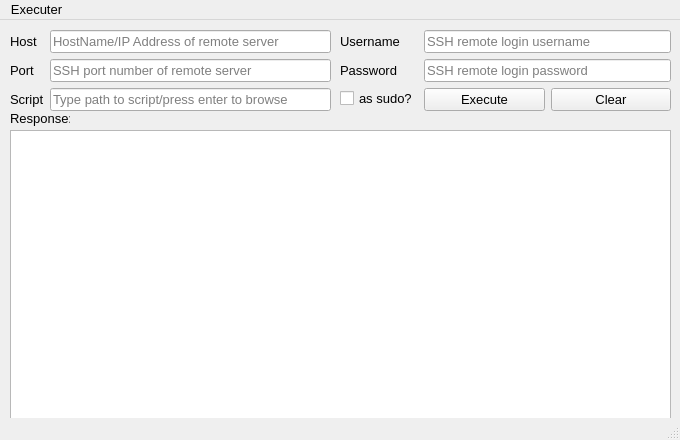
<?xml version="1.0" encoding="UTF-8"?>
<ui version="4.0">
 <class>MainWindow</class>
 <widget class="QMainWindow" name="MainWindow">
  <property name="windowModality">
   <enum>Qt::WindowModal</enum>
  </property>
  <property name="geometry">
   <rect>
    <x>0</x>
    <y>0</y>
    <width>680</width>
    <height>440</height>
   </rect>
  </property>
  <property name="minimumSize">
   <size>
    <width>680</width>
    <height>440</height>
   </size>
  </property>
  <property name="maximumSize">
   <size>
    <width>680</width>
    <height>440</height>
   </size>
  </property>
  <property name="font">
   <font>
    <pointsize>10</pointsize>
    <weight>50</weight>
    <bold>false</bold>
   </font>
  </property>
  <property name="windowTitle">
   <string>Executer</string>
  </property>
  <property name="autoFillBackground">
   <bool>true</bool>
  </property>
  <widget class="QWidget" name="centralwidget">
   <widget class="QWidget" name="formLayoutWidget">
    <property name="geometry">
     <rect>
      <x>10</x>
      <y>10</y>
      <width>321</width>
      <height>88</height>
     </rect>
    </property>
    <layout class="QFormLayout" name="formLayout">
     <property name="bottomMargin">
      <number>0</number>
     </property>
     <item row="0" column="0">
      <widget class="QLabel" name="hostLabel">
       <property name="text">
        <string>Host</string>
       </property>
      </widget>
     </item>
     <item row="0" column="1">
      <widget class="QLineEdit" name="host_entry">
       <property name="placeholderText">
        <string>HostName/IP Address of remote server</string>
       </property>
       <property name="clearButtonEnabled">
        <bool>true</bool>
       </property>
      </widget>
     </item>
     <item row="1" column="0">
      <widget class="QLabel" name="portLabel">
       <property name="text">
        <string>Port</string>
       </property>
      </widget>
     </item>
     <item row="1" column="1">
      <widget class="QLineEdit" name="port_entry">
       <property name="echoMode">
        <enum>QLineEdit::Normal</enum>
       </property>
       <property name="placeholderText">
        <string>SSH port number of remote server</string>
       </property>
       <property name="clearButtonEnabled">
        <bool>true</bool>
       </property>
      </widget>
     </item>
     <item row="2" column="0">
      <widget class="QLabel" name="scriptLabel">
       <property name="text">
        <string>Script</string>
       </property>
      </widget>
     </item>
     <item row="2" column="1">
      <widget class="QLineEdit" name="script_entry">
       <property name="whatsThis">
        <string extracomment="Enter the path to the cript file stored on your local machine"/>
       </property>
       <property name="placeholderText">
        <string>Type path to script/press enter to browse</string>
       </property>
       <property name="clearButtonEnabled">
        <bool>true</bool>
       </property>
      </widget>
     </item>
    </layout>
   </widget>
   <widget class="QWidget" name="formLayoutWidget_2">
    <property name="geometry">
     <rect>
      <x>340</x>
      <y>10</y>
      <width>331</width>
      <height>93</height>
     </rect>
    </property>
    <layout class="QFormLayout" name="formLayout_2">
     <item row="0" column="0">
      <widget class="QLabel" name="usernameLabel">
       <property name="text">
        <string>Username</string>
       </property>
      </widget>
     </item>
     <item row="0" column="1">
      <widget class="QLineEdit" name="username_entry">
       <property name="placeholderText">
        <string>SSH remote login username</string>
       </property>
       <property name="clearButtonEnabled">
        <bool>true</bool>
       </property>
      </widget>
     </item>
     <item row="1" column="0">
      <widget class="QLabel" name="passwordLabel">
       <property name="text">
        <string>Password</string>
       </property>
      </widget>
     </item>
     <item row="1" column="1">
      <widget class="QLineEdit" name="password_entry">
       <property name="echoMode">
        <enum>QLineEdit::Password</enum>
       </property>
       <property name="placeholderText">
        <string>SSH remote login password</string>
       </property>
       <property name="clearButtonEnabled">
        <bool>true</bool>
       </property>
      </widget>
     </item>
     <item row="2" column="0">
      <widget class="QCheckBox" name="as_sudo">
       <property name="text">
        <string>as sudo?</string>
       </property>
      </widget>
     </item>
     <item row="2" column="1">
      <layout class="QHBoxLayout" name="horizontalLayout_2">
       <item>
        <widget class="QPushButton" name="execute_button">
         <property name="text">
          <string>Execute</string>
         </property>
        </widget>
       </item>
       <item>
        <widget class="QPushButton" name="clear_button">
         <property name="text">
          <string>Clear</string>
         </property>
        </widget>
       </item>
      </layout>
     </item>
    </layout>
   </widget>
   <widget class="QLabel" name="label">
    <property name="geometry">
     <rect>
      <x>10</x>
      <y>90</y>
      <width>60</width>
      <height>16</height>
     </rect>
    </property>
    <property name="text">
     <string>Response:</string>
    </property>
   </widget>
   <widget class="QTextEdit" name="server_response">
    <property name="geometry">
     <rect>
      <x>10</x>
      <y>110</y>
      <width>661</width>
      <height>291</height>
     </rect>
    </property>
    <property name="undoRedoEnabled">
     <bool>false</bool>
    </property>
    <property name="readOnly">
     <bool>true</bool>
    </property>
    <property name="textInteractionFlags">
     <set>Qt::TextSelectableByMouse</set>
    </property>
   </widget>
  </widget>
  <widget class="QMenuBar" name="menubar">
   <property name="geometry">
    <rect>
     <x>0</x>
     <y>0</y>
     <width>680</width>
     <height>21</height>
    </rect>
   </property>
   <widget class="QMenu" name="menuExecuter">
    <property name="title">
     <string>Executer</string>
    </property>
    <addaction name="actionExit"/>
    <addaction name="actionAbout"/>
    <addaction name="actionHelp"/>
   </widget>
   <addaction name="menuExecuter"/>
  </widget>
  <widget class="QStatusBar" name="statusbar"/>
  <action name="actionExit">
   <property name="text">
    <string>Exit</string>
   </property>
  </action>
  <action name="actionAbout">
   <property name="text">
    <string>About</string>
   </property>
  </action>
  <action name="actionHelp">
   <property name="text">
    <string>Help</string>
   </property>
  </action>
 </widget>
 <resources/>
 <connections/>
</ui>
